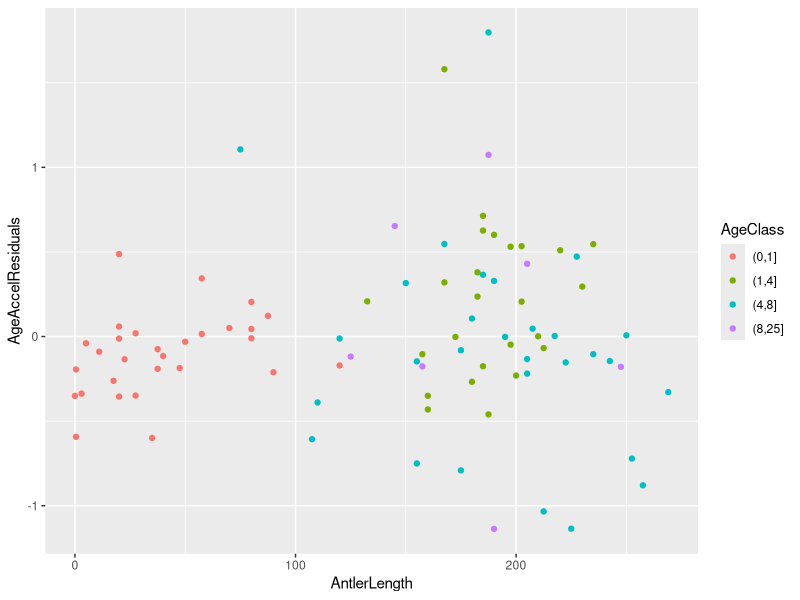

Generate this figure with R: (Note: this script raises an error after producing the figure.)
rm(list = ls()) # nettoyage de l'environnement de travail


# Chargement du jeu de données --------------------------------------------

library(readxl) # pour charger les fichiers excel
library(tidyr)
library(tibble)
library(dplyr)
library(purrr)
library(ggplot2)
library(lme4)
library(lmerTest)


data_antler = read_excel("data/Dataset_v2.xlsx", skip = 0, na = "NA") %>% 
  mutate(AntlerLengthLog = log(AntlerLength)) %>% 
  select(-ProblemDescription)


ggplot(data_antler,
       aes(x = AntlerLength,
           y = AgeAccelResiduals,
           color=AgeClass)) +
  geom_point()

reglm1 <- lm(AgeAccelResiduals ~ AntlerLength + Age +Age_2+ Population+ WeightAnimal.kg+
               AntlerLength:Age +AntlerLength:Age_2 + AntlerLength:Population,  
             data=data_antler)

reglm1 %>% 
  summary()

reglm2 <- lm(AgeAccelResiduals ~ AntlerLength + AgeClass + Population + WeightAnimal.kg +
               AntlerLength:AgeClass + AntlerLength:Population,  
             data=na.omit(data_antler))
vis_miss(data_antler)

reglm3 = lm(AgeAccelResiduals ~ AntlerLength,
            data = filter(data_antler, AgeClass == "(0,1]"))

ggplot(filter(data_antler, AgeClass == "(0,1]"),
       aes(x = AntlerLength, y = AgeAccelResiduals)) +
  geom_point()
modele <- step(reglm2)
car::Anova(reglm3)
summary(reglm3)
plot(modele, which = 1)
library(emmeans)

ggplot(data_antler,
       aes(x = InvessResiduals,
           y = AgeAccelResiduals,
           color=AgeClass)) +
  geom_point()

reglm3 <- lm(AgeAccelResiduals ~ InvessResiduals+Age +Age_2+ Population+
               AntlerLength:Age +AntlerLength:Age_2 + AntlerLength:Population,  
             data=data_antler)

reglm3 %>% 
  summary()
